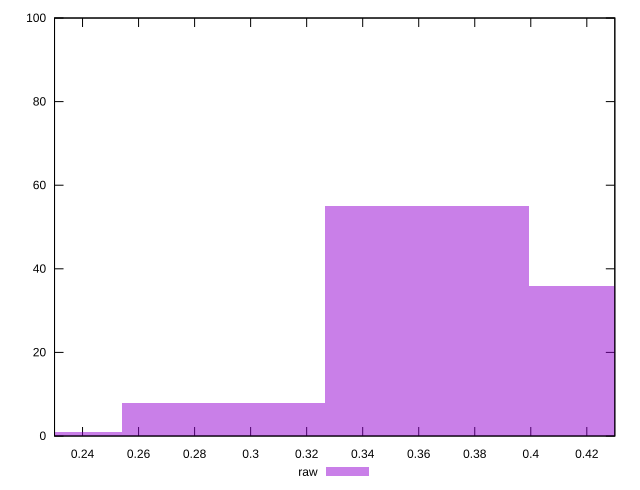

Generate this figure with gnuplot:
reset

$raw <<EOF
0.36293615920354955 55
0.4355233910442594 36
0.2177616955221297 1
0.2903489273628396 8
EOF

set key outside below
set boxwidth 0.0725872318407099
set xrange [0.23:0.43]
set yrange [0:100]
set trange [0:100]
set style fill transparent solid 0.5 noborder
set terminal svg size 640, 490 enhanced background rgb 'white'
set output "reprap/meta/score/samples/pages+cached+noexternal/raw/histogram.svg"

plot $raw title "raw" with boxes

reset
